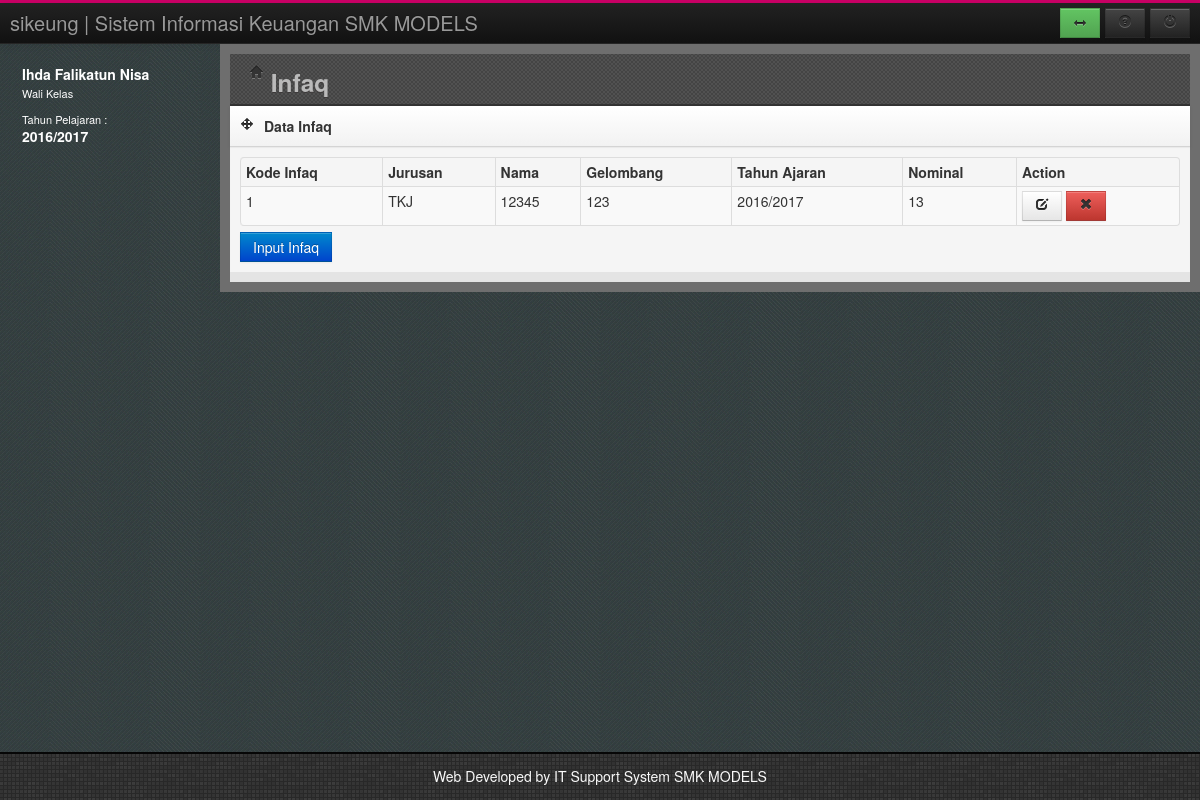
Page /index.php?page=infaq (signed in) on the committed database.
### tables this page shows
CREATE TABLE `tahunjar` (
  `TahunAkademik` varchar(20) NOT NULL,
  `Status` varchar(20) DEFAULT NULL,
  PRIMARY KEY (`TahunAkademik`)
);

CREATE TABLE `danainfaq` (
  `kodedanainfaq` int(11) NOT NULL AUTO_INCREMENT,
  `Kode_Jur` int(11) DEFAULT NULL,
  `Nama` varchar(50) DEFAULT NULL,
  `Gelombang` varchar(15) DEFAULT NULL,
  `TahunAjaran` varchar(11) DEFAULT NULL,
  `Nominal` int(11) DEFAULT NULL,
  PRIMARY KEY (`kodedanainfaq`)
);

CREATE TABLE `jurusan` (
  `KODE_JUR` int(11) NOT NULL AUTO_INCREMENT,
  `NAMA_JUR` varchar(50) DEFAULT NULL,
  PRIMARY KEY (`KODE_JUR`)
);

### infaq.php (the view, shortened to what this page needs)
<header class="head">
	<div class="main-bar">
		<h3><i class="icon-home"></i> Infaq</h3>
	</div>
</header>
<div class="row-fluid">
	<div class="span12">
		<div class="box">
			<header>
				<div class="icons"><i class="icon-move"></i></div>
				<h5>Data Infaq</h5>
			</header>
			<div id="collapse4" class="body">
				<table id="dataTable" class="table table-bordered table-condensed table-hover table-striped">
					<thead>
						<tr>
							<th>Kode Infaq</th>
							<th>Jurusan</th>
                            <th>Nama</th>
                            <th>Gelombang</th>
							<th>Tahun Ajaran</th>
                            <th>Nominal</th>
							<th>Action</th>
						</tr>
					</thead>
					<tbody>
					<?php
					$sql = "SELECT a.kodedanainfaq,b.NAMA_JUR,a.Nama,a.Gelombang,a.TahunAjaran,a.Nominal
                                        FROM danainfaq a, jurusan b
                                        WHERE a.Kode_Jur = b.KODE_JUR and a.TahunAjaran='$TahunAktif'";
					$rw=mysql_query($sql);
					while($rs=mysql_fetch_array($rw))
					{
					?>
						<tr>
							<td><?php echo $rs[0]; ?></td>
							<td><?php echo $rs[1]; ?></td>
							<td><?php echo $rs[2]; ?></td>
                                                        <td><?php echo $rs[3]; ?></td>
                                                        <td><?php echo $rs[4]; ?></td>
                                                        <td><?php echo $rs[5]; ?></td>
							<td>
								<a href="?page=addinfaq&act=1&id=<?php echo $rs[0]; ?>"><button class="btn edit"><i class="icon-edit"></i></button></a>
								<a href="hapusinfaq.php?id=<?php echo $rs[0]; ?>"><button class="btn btn-danger remove"><i class="icon-remove"></i></button></a>
							</td>
						</tr>
					<?php
					}
					?>
					</tbody>
				</table>
				<a href="?page=addinfaq&act=0">
					<input type="submit" value="Input Infaq" class="btn btn-primary">
				</a>
			</div>
		</div>
	</div>
</div>

### usersesion.php
<div class="media user-media hidden-phone">
	<div class="media-body hidden-tablet">
		<h5 class="media-heading"><?php echo $LogNamaUser;?></h5>
		<ul class="unstyled user-info">
			<li><?php echo $LogHak;?><br/><br/></li>
			<li>Tahun Pelajaran : <br/>
				<h5 class="media-heading"><?php echo $TahunAktif ;?></h5>
			</li>
		</ul>
	</div>
</div>

### assets/css/style.css (style rules this page uses)
html, body { height: 100%; }
.head { height: 40px; padding-bottom: 10px; *zoom: 1; }
.head:before, .head:after { display: table; content: ""; line-height: 0; }
.head:after { clear: both; }
.head .main-bar { margin-left: 20px; position: relative; }
#left .user-media { color: #fff; padding: 20px 0 20px 10px; }
#left .user-media .media-body { float: left; margin-left: 12px; }
#left .user-media .media-body h5 { margin-bottom: 3px; }
#left .user-media .media-body .user-info li { line-height: 13px; font-size: 11px; }
.head { background-color: #444444; background-image: url("../img/bg.png"); background-repeat: repeat; border-bottom: 2px solid #333333; }
.head .main-bar h3 { color: #BABABA; line-height: 29px; text-shadow: 0 1px 0 rgba(51, 47, 47, 0.6); }
.box { margin-bottom: 10px; position: relative; width: 100%; }
.box header { background-color: #fafafa; background-image: -moz-linear-gradient(top, #ffffff, #f2f2f2); background-image: -webkit-gradient(linear, 0 0, 0 100%, from(#ffffff), to(#f2f2f2)); background-image: -webkit-linear-gradient(top, #ffffff, #f2f2f2); background-image: -o-linear-gradient(top, #ffffff, #f2f2f2); background-image: linear-gradient(to bottom, #ffffff, #f2f2f2); background-repeat: repeat-x; filter: progid:DXImageTransform.Microsoft.gradient(startColorstr='#ffffffff', endColorstr='#fff2f2f2', GradientType=0); border-bottom: 1px solid #d4d4d4; -webkit-box-shadow: 0 1px 4px rgba(0, 0, 0, 0.065); -moz-box-shadow: 0 1px 4px rgba(0, 0, 0, 0.065); box-shadow: 0 1px 4px rgba(0, 0, 0, 0.065); *zoom: 1; }
.box header:before, .box header:after { display: table; content: ""; line-height: 0; }
.box header:after { clear: both; }
.box header .icons, .box header h5 { float: left; margin: 0; }
.box header .icons { float: left; display: block; padding: 10px 5px 10px 10px; }
.box header h5 { margin: 10px 0 10px 5px; }
.box .body, .box .block { padding: 10px; background-color: #F5F5F5; -webkit-box-shadow: inset 0 1px 1px rgba(0, 0, 0, 0.05); -moz-box-shadow: inset 0 1px 1px rgba(0, 0, 0, 0.05); box-shadow: inset 0 1px 1px rgba(0, 0, 0, 0.05); }
.btn { -webkit-border-radius: 0; -moz-border-radius: 0; border-radius: 0; }

### assets/css/responsive-tables.css (style rules this page uses)
table th { font-weight: bold; }
table td, table th { padding: 9px 10px; text-align: left; }

### rows in the picture
tahunjar: TahunAkademik "2016/2017"
danainfaq: kodedanainfaq "1", Kode_Jur.NAMA_JUR "TKJ", Nama "12345", Gelombang "123", TahunAjaran "2016/2017", Nominal "13"

### other values in the picture
$LogNamaUser "Ihda Falikatun Nisa"
$LogHak "Wali Kelas"
